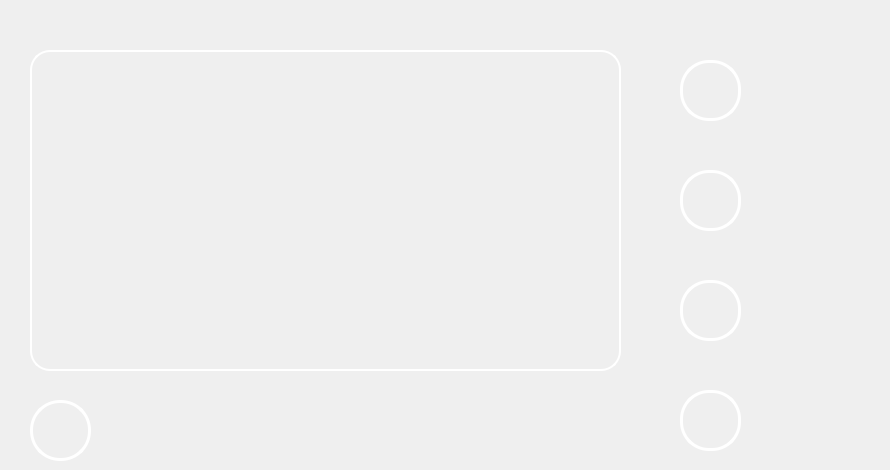
                     <widget class="QWidget" name="home">
                      <property name="styleSheet">
                       <string notr="true">background-image: url(:/images/images/images/PyDracula_vertical.png);
background-position: center;
background-repeat: no-repeat;</string>
                      </property>
                      <widget class="QFrame" name="frame">
                       <property name="geometry">
                        <rect>
                         <x>670</x>
                         <y>50</y>
                         <width>211</width>
                         <height>81</height>
                        </rect>
                       </property>
                       <property name="styleSheet">
                        <string notr="true">border: 0.4px solid rgb(255, 255, 255);
background-image: url(:/images/images/images/5172658.png);
border-radius: 20px;</string>
                       </property>
                       <property name="frameShape">
                        <enum>QFrame::StyledPanel</enum>
                       </property>
                       <property name="frameShadow">
                        <enum>QFrame::Raised</enum>
                       </property>
                       <widget class="QPushButton" name="pushButton_2">
                        <property name="geometry">
                         <rect>
                          <x>10</x>
                          <y>10</y>
                          <width>61</width>
                          <height>61</height>
                         </rect>
                        </property>
                        <property name="cursor">
                         <cursorShape>PointingHandCursor</cursorShape>
                        </property>
                        <property name="styleSheet">
                         <string notr="true">image: url(:/images/images/images/113.png);
border: 3px solid rgb(255, 255, 255);
border-radius: 29px;</string>
                        </property>
                        <property name="text">
                         <string/>
                        </property>
                       </widget>
                       <widget class="QFrame" name="frame_7">
                        <property name="geometry">
                         <rect>
                          <x>80</x>
                          <y>20</y>
                          <width>131</width>
                          <height>31</height>
                         </rect>
                        </property>
                        <property name="styleSheet">
                         <string notr="true">background-image: url(:/images/images/images/canhsat.png);</string>
                        </property>
                        <property name="frameShape">
                         <enum>QFrame::StyledPanel</enum>
                        </property>
                        <property name="frameShadow">
                         <enum>QFrame::Raised</enum>
                        </property>
                       </widget>
                      </widget>
                      <widget class="QFrame" name="frame_2">
                       <property name="geometry">
                        <rect>
                         <x>670</x>
                         <y>160</y>
                         <width>211</width>
                         <height>81</height>
                        </rect>
                       </property>
                       <property name="styleSheet">
                        <string notr="true">border: 0.4px solid rgb(255, 255, 255);
background-image: url(:/images/images/images/5172658.png);
border-radius: 20px;</string>
                       </property>
                       <property name="frameShape">
                        <enum>QFrame::StyledPanel</enum>
                       </property>
                       <property name="frameShadow">
                        <enum>QFrame::Raised</enum>
                       </property>
                       <widget class="QPushButton" name="pushButton_3">
                        <property name="geometry">
                         <rect>
                          <x>10</x>
                          <y>10</y>
                          <width>61</width>
                          <height>61</height>
                         </rect>
                        </property>
                        <property name="cursor">
                         <cursorShape>PointingHandCursor</cursorShape>
                        </property>
                        <property name="styleSheet">
                         <string notr="true">image: url(:/images/images/images/114.png);
border: 3px solid rgb(255, 255, 255);
border-radius: 29px;</string>
                        </property>
                        <property name="text">
                         <string/>
                        </property>
                       </widget>
                       <widget class="QFrame" name="frame_8">
                        <property name="geometry">
                         <rect>
                          <x>80</x>
                          <y>20</y>
                          <width>120</width>
                          <height>31</height>
                         </rect>
                        </property>
                        <property name="styleSheet">
                         <string notr="true">background-image: url(:/images/images/images/cuuhoa.png);</string>
                        </property>
                        <property name="frameShape">
                         <enum>QFrame::StyledPanel</enum>
                        </property>
                        <property name="frameShadow">
                         <enum>QFrame::Raised</enum>
                        </property>
                       </widget>
                      </widget>
                      <widget class="QFrame" name="frame_3">
                       <property name="geometry">
                        <rect>
                         <x>670</x>
                         <y>270</y>
                         <width>211</width>
                         <height>81</height>
                        </rect>
                       </property>
                       <property name="styleSheet">
                        <string notr="true">border: 0.4px solid rgb(255, 255, 255);
background-image: url(:/images/images/images/5172658.png);
border-radius: 20px;</string>
                       </property>
                       <property name="frameShape">
                        <enum>QFrame::StyledPanel</enum>
                       </property>
                       <property name="frameShadow">
                        <enum>QFrame::Raised</enum>
                       </property>
                       <widget class="QPushButton" name="pushButton_4">
                        <property name="geometry">
                         <rect>
                          <x>10</x>
                          <y>10</y>
                          <width>61</width>
                          <height>61</height>
                         </rect>
                        </property>
                        <property name="cursor">
                         <cursorShape>PointingHandCursor</cursorShape>
                        </property>
                        <property name="styleSheet">
                         <string notr="true">image: url(:/images/images/images/115.png);
border: 3px solid rgb(255, 255, 255);
border-radius: 29px;</string>
                        </property>
                        <property name="text">
                         <string/>
                        </property>
                       </widget>
                       <widget class="QFrame" name="frame_9">
                        <property name="geometry">
                         <rect>
                          <x>80</x>
                          <y>20</y>
                          <width>120</width>
                          <height>31</height>
                         </rect>
                        </property>
                        <property name="styleSheet">
                         <string notr="true">background-image: url(:/images/images/images/capcuu.png);</string>
                        </property>
                        <property name="frameShape">
                         <enum>QFrame::StyledPanel</enum>
                        </property>
                        <property name="frameShadow">
                         <enum>QFrame::Raised</enum>
                        </property>
                       </widget>
                      </widget>
                      <widget class="QFrame" name="frame_4">
                       <property name="geometry">
                        <rect>
                         <x>670</x>
                         <y>380</y>
                         <width>211</width>
                         <height>81</height>
                        </rect>
                       </property>
                       <property name="styleSheet">
                        <string notr="true">border: 0.4px solid rgb(255, 255, 255);
background-image: url(:/images/images/images/5172658.png);
border-radius: 20px;</string>
                       </property>
                       <property name="frameShape">
                        <enum>QFrame::StyledPanel</enum>
                       </property>
                       <property name="frameShadow">
                        <enum>QFrame::Raised</enum>
                       </property>
                       <widget class="QPushButton" name="pushButton_5">
                        <property name="geometry">
                         <rect>
                          <x>10</x>
                          <y>10</y>
                          <width>61</width>
                          <height>61</height>
                         </rect>
                        </property>
                        <property name="cursor">
                         <cursorShape>PointingHandCursor</cursorShape>
                        </property>
                        <property name="styleSheet">
                         <string notr="true">image: url(:/images/images/images/BQL.png);
border: 3px solid rgb(255, 255, 255);
border-radius: 29px;</string>
                        </property>
                        <property name="text">
                         <string/>
                        </property>
                       </widget>
                      </widget>
                      <widget class="QFrame" name="frame_5">
                       <property name="geometry">
                        <rect>
                         <x>30</x>
                         <y>50</y>
                         <width>591</width>
                         <height>321</height>
                        </rect>
                       </property>
                       <property name="styleSheet">
                        <string notr="true">border-radius: 20px;
border: 2px solid rgb(255, 255, 255);
background-image: url(:/images/images/images/2489157.png);</string>
                       </property>
                       <property name="frameShape">
                        <enum>QFrame::StyledPanel</enum>
                       </property>
                       <property name="frameShadow">
                        <enum>QFrame::Raised</enum>
                       </property>
                       <widget class="QLabel" name="current_weather_icon">
                        <property name="geometry">
                         <rect>
                          <x>440</x>
                          <y>40</y>
                          <width>100</width>
                          <height>100</height>
                         </rect>
                        </property>
                        <property name="minimumSize">
                         <size>
                          <width>100</width>
                          <height>100</height>
                         </size>
                        </property>
                        <property name="maximumSize">
                         <size>
                          <width>100</width>
                          <height>100</height>
                         </size>
                        </property>
                        <property name="styleSheet">
                         <string notr="true">border: none;
background: none;
image: url(:/images/images/images/11n.png);</string>
                        </property>
                        <property name="text">
                         <string/>
                        </property>
                        <property name="pixmap">
                         <pixmap>:/weather/icons/weather/png/027-location.png</pixmap>
                        </property>
                        <property name="scaledContents">
                         <bool>true</bool>
                        </property>
                        <property name="alignment">
                         <set>Qt::AlignCenter</set>
                        </property>
                       </widget>
                      </widget>
                      <widget class="QFrame" name="frame_14">
                       <property name="geometry">
                        <rect>
                         <x>30</x>
                         <y>400</y>
                         <width>61</width>
                         <height>61</height>
                        </rect>
                       </property>
                       <property name="styleSheet">
                        <string notr="true">background-image: url(:/images/images/images/mic.png);
border: 3px solid rgb(255, 255, 255);
border-radius: 30px;</string>
                       </property>
                       <property name="frameShape">
                        <enum>QFrame::StyledPanel</enum>
                       </property>
                       <property name="frameShadow">
                        <enum>QFrame::Raised</enum>
                       </property>
                      </widget>
                      <widget class="QFrame" name="frame_6">
                       <property name="geometry">
                        <rect>
                         <x>120</x>
                         <y>400</y>
                         <width>501</width>
                         <height>61</height>
                        </rect>
                       </property>
                       <property name="styleSheet">
                        <string notr="true">border: 0.4px solid rgb(255, 255, 255);
background-image: url(:/images/images/images/5172658.png);
border-radius: 20px;</string>
                       </property>
                       <property name="frameShape">
                        <enum>QFrame::StyledPanel</enum>
                       </property>
                       <property name="frameShadow">
                        <enum>QFrame::Raised</enum>
                       </property>
                      </widget>
                     </widget>
